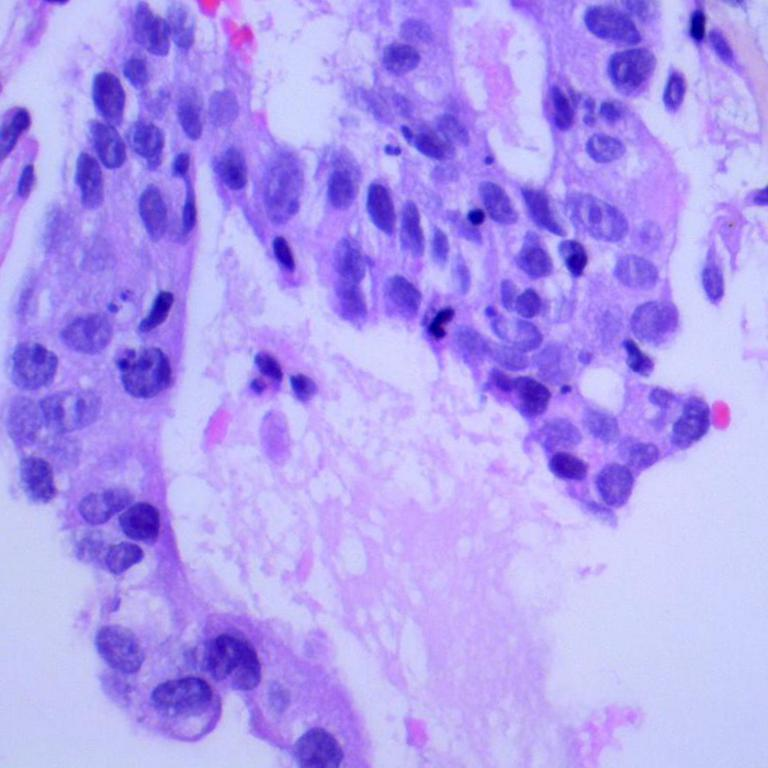
#> input picture pc_per 10/lungaca1002.jpeg, 768 x 768 px
$ python tugas_evaluasi.py   (older library calls are emulated)
#> lines starting #> are read from the running program, lines starting #| are printed output that depends on the picture
import cv2
import numpy as np
import matplotlib.pyplot as plt

# 1. Load Gambar
img = cv2.imread('lungaca1002.jpeg', 0) # Load langsung sebagai grayscale
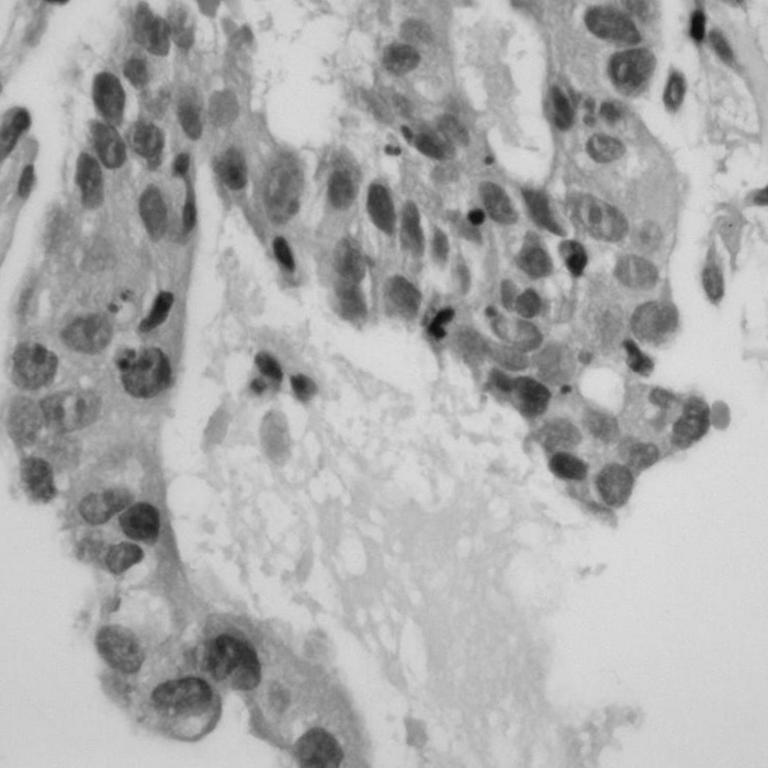
#> img: shape (768, 768); min 12, max 222, mean 171.7
img_blur = cv2.GaussianBlur(img, (3, 3), 0)

# 2. Hitung Sobel (Manual/OpenCV)
sobel_x = cv2.Sobel(img_blur, cv2.CV_64F, 1, 0, ksize=3)
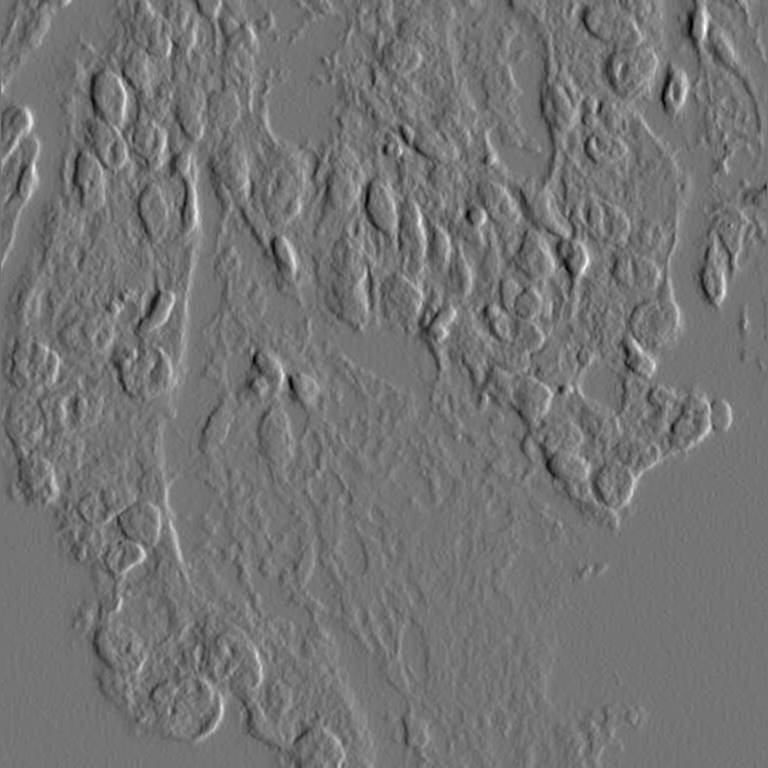
#> sobel_x: shape (768, 768) float64; min -214, max 254, mean 0.1; drawn with min black and max white
sobel_y = cv2.Sobel(img_blur, cv2.CV_64F, 0, 1, ksize=3)
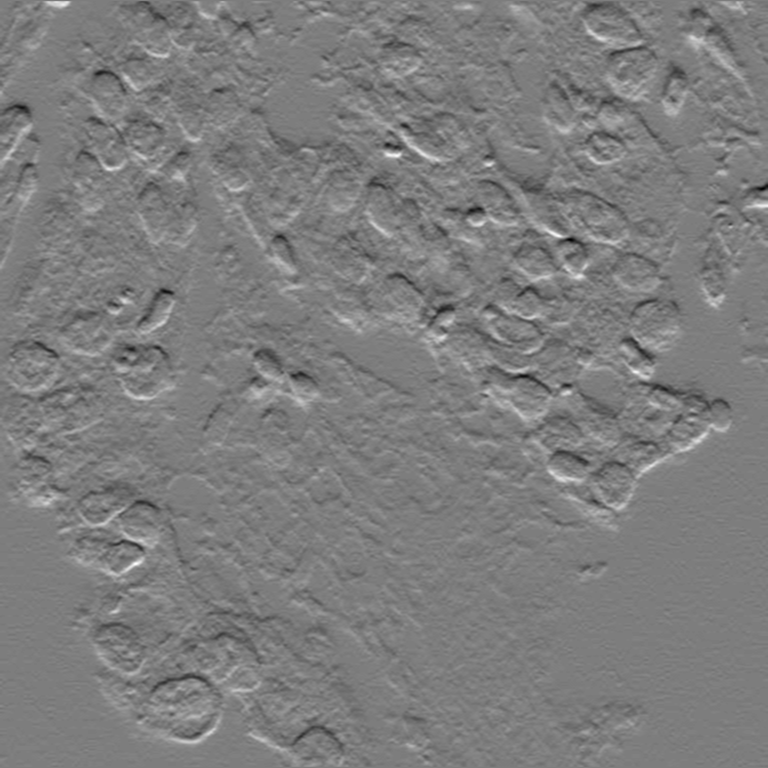
#> sobel_y: shape (768, 768) float64; min -207, max 213, mean 0.3; drawn with min black and max white
sobel_mag = np.sqrt(sobel_x**2 + sobel_y**2)
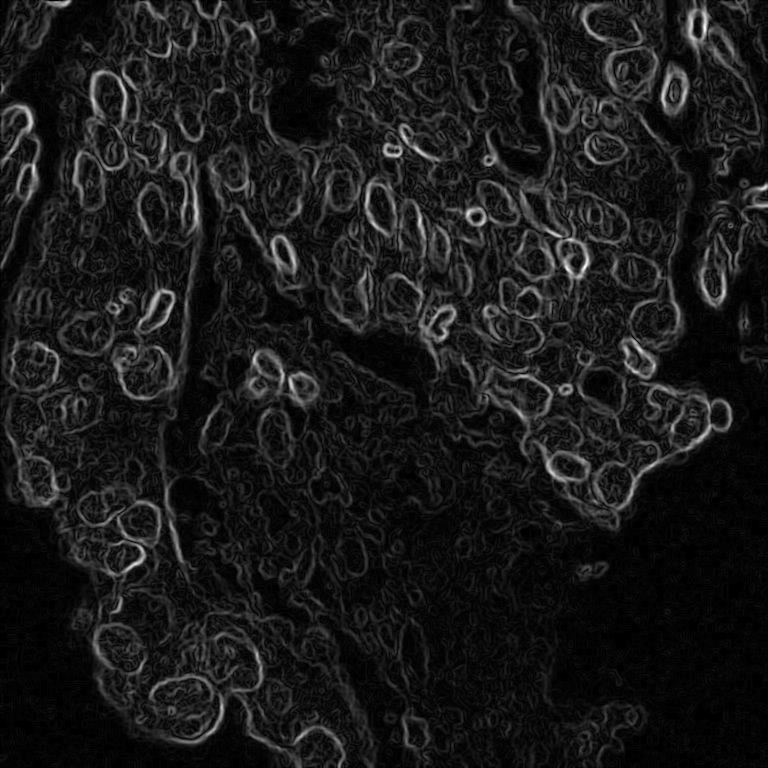
#> sobel_mag: shape (768, 768) float64; min 0, max 259, mean 26.3; drawn with min black and max white
sobel_mag = np.uint8(np.clip(sobel_mag, 0, 255))

# 3. Hitung Canny
canny = cv2.Canny(img_blur, 100, 200)
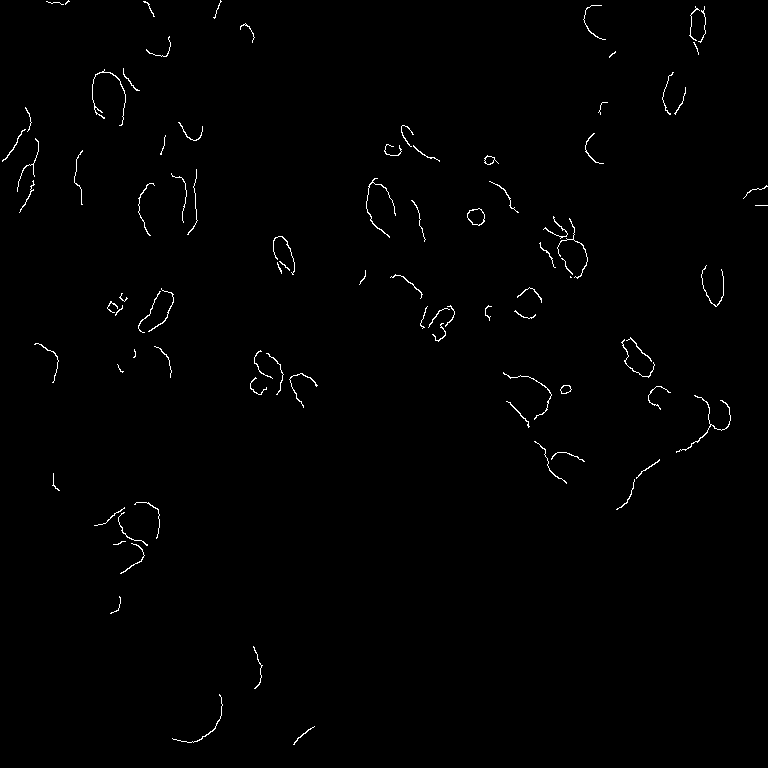
#> canny: shape (768, 768); 0.75% white in thin lines or dots

# 4. Fungsi RMSE (Root Mean Square Error)
# Digunakan untuk membandingkan seberapa besar perbedaan hasil deteksi
def calculate_rmse(imageA, imageB):
    err = np.sum((imageA.astype("float") - imageB.astype("float")) ** 2)
#> err = 802485759
    err /= float(imageA.shape[0] * imageA.shape[1])
#> err = 1360.6
    return np.sqrt(err)

rmse_val = calculate_rmse(sobel_mag, canny)
#> rmse_val = 36.89

# 5. Visualisasi Perbandingan
plt.figure(figsize=(12, 6))

plt.subplot(1, 2, 1)
plt.imshow(sobel_mag, cmap='gray')
plt.title(f'Hasil Sobel\n(Garis lebih tebal)')

plt.subplot(1, 2, 2)
plt.imshow(canny, cmap='gray')
plt.title(f'Hasil Canny\n(Garis lebih presisi)')

plt.suptitle(f'Analisis Komparatif\nNilai RMSE: {rmse_val:.2f}')
plt.show()

print(f"Nilai RMSE antara Sobel dan Canny: {rmse_val:.2f}")
#| Nilai RMSE antara Sobel dan Canny: 36.89
